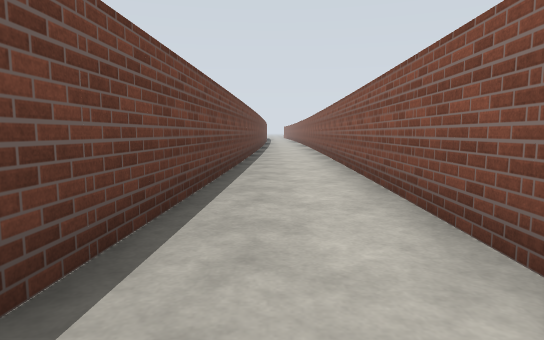
view 1 (above)

16 first-person views from a walk through a world built for the Gazebo simulator. The camera is 1.2 m above the floor, tilts 6° down and sees 75° across. The floor is counted in squares, 2 m on a side. Each view is taken from the middle of a square. On the plan, view 1 faces up. The plan holds only what a view shows up to about 10 squares ahead; the rest is blank.

view 2
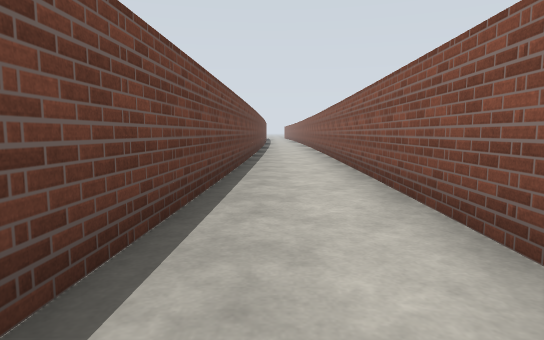

view 3
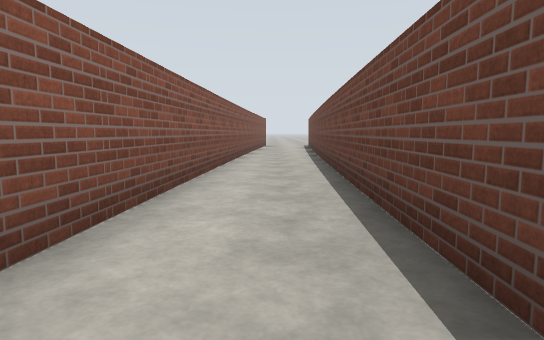

view 4
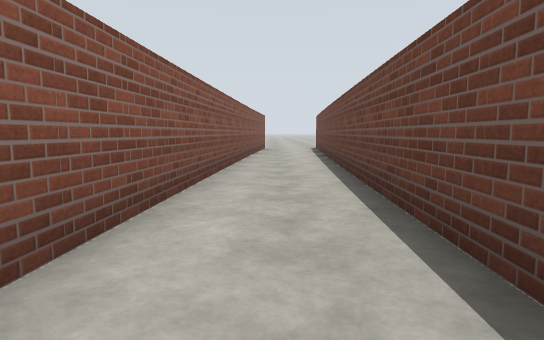

view 5
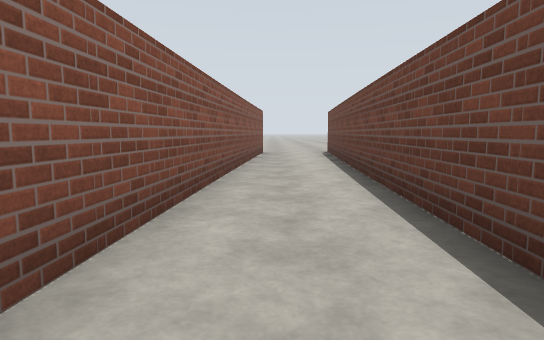

view 6
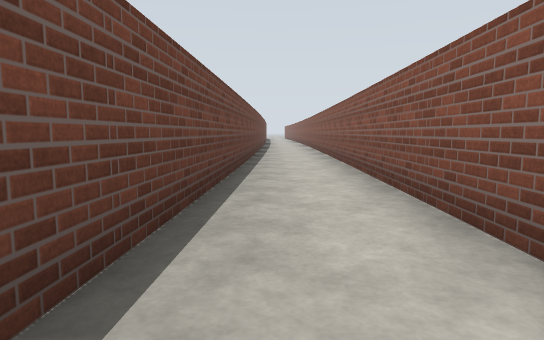

view 7
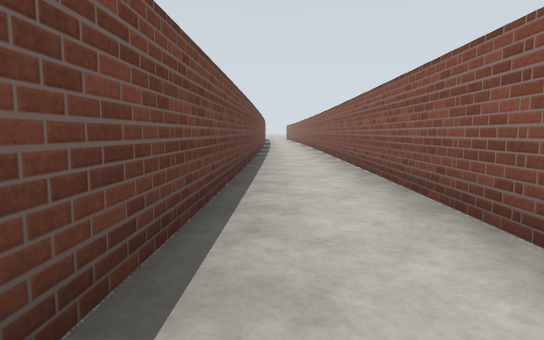

view 8
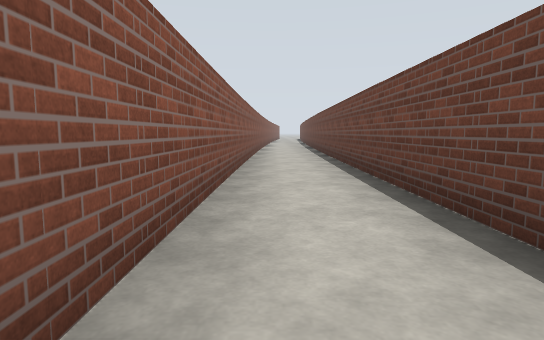

view 9
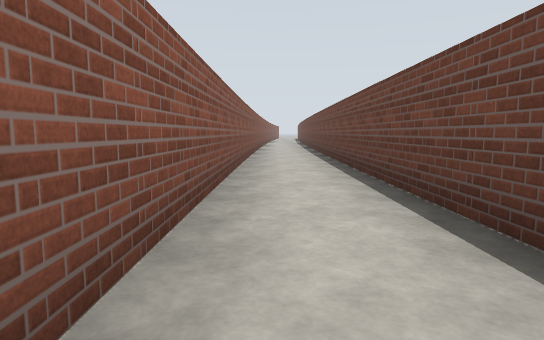

view 10
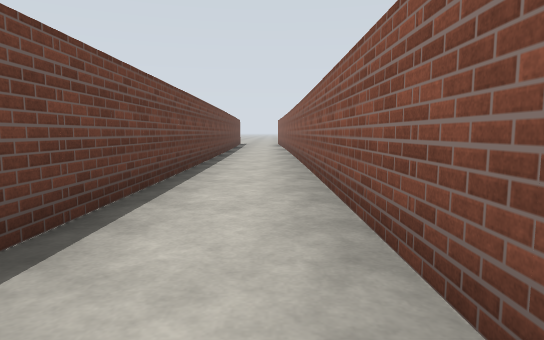

view 11
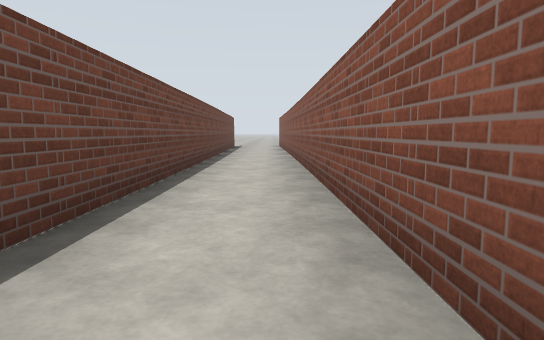

view 12
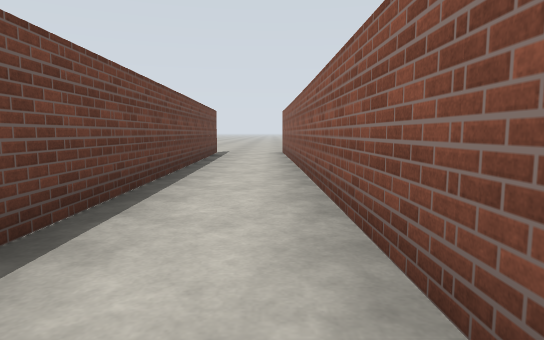

view 13
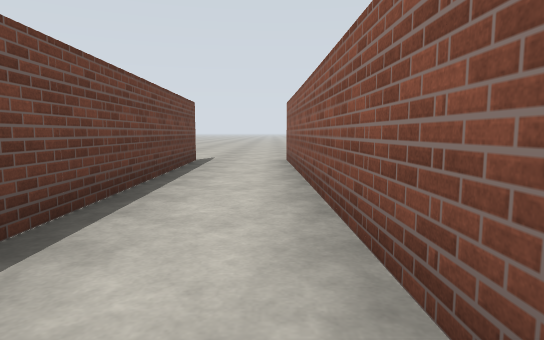

view 14
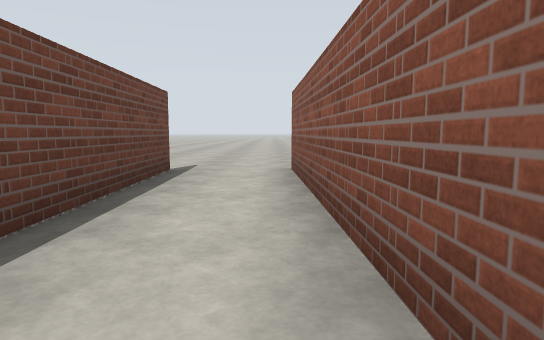

view 15
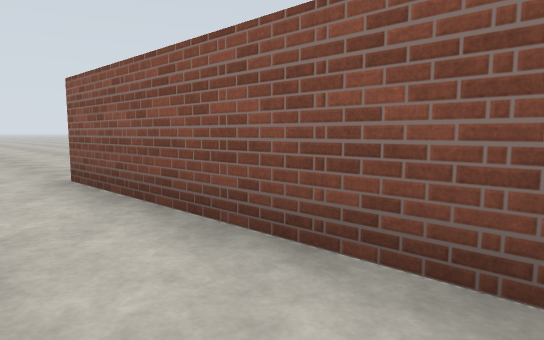

view 16
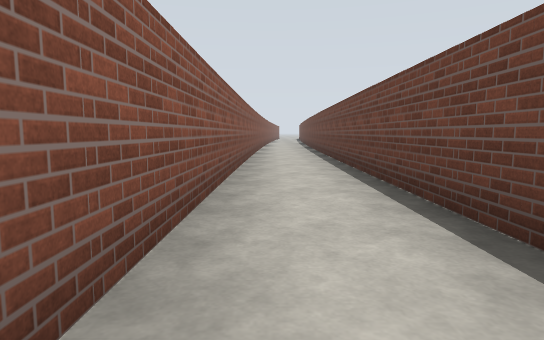

### Floor plan
Points are (right, up) in squares from view 1. A wall is a line through its corners. A room is listed if a view was taken in it or the views show most of it. See-through windows are left out.
Room 1 (views 1, 2, 3, 4, 5, 6, 7)
walls: (-1.4, -7.3) (-1.6, -10.4); (-0.5, 11.5) (-1.2, -7.4); (0.5, -10.5) (1.5, 8.3) (1.5, 11.5)
ways out: opening at (1, 12) to room 2
Room 2 (views 8, 9, 10, 11, 12, 13, 14, 15, 16)
walls: (-0.4, 21.1) (-0.4, 15.8); (1.8, 21) (1.4, 40); (-0.3, 16.5) (-0.5, 11.5); (-0.6, 39.8) (-0.2, 21); (1.5, 11.5) (1.6, 21.1)
ways out: opening at (1, 12) to room 1; opening at (-1, 40.5); opening at (1, 40.5)

Positions as (right, up) in squares from view 1, and headings:
1: (0, 0), facing up
2: (0, 2), facing up
3: (0, 4), facing down
4: (0, 1), facing down
5: (0, -2), facing down
6: (0, 3), facing up
7: (0, 7), facing up
8: (1, 22), facing down
9: (1, 25), facing down
10: (1, 21), facing up
11: (1, 24), facing up
12: (1, 29), facing up
13: (1, 32), facing up
14: (1, 34), facing up
15: (0, 35), facing up-right
16: (1, 23), facing down
